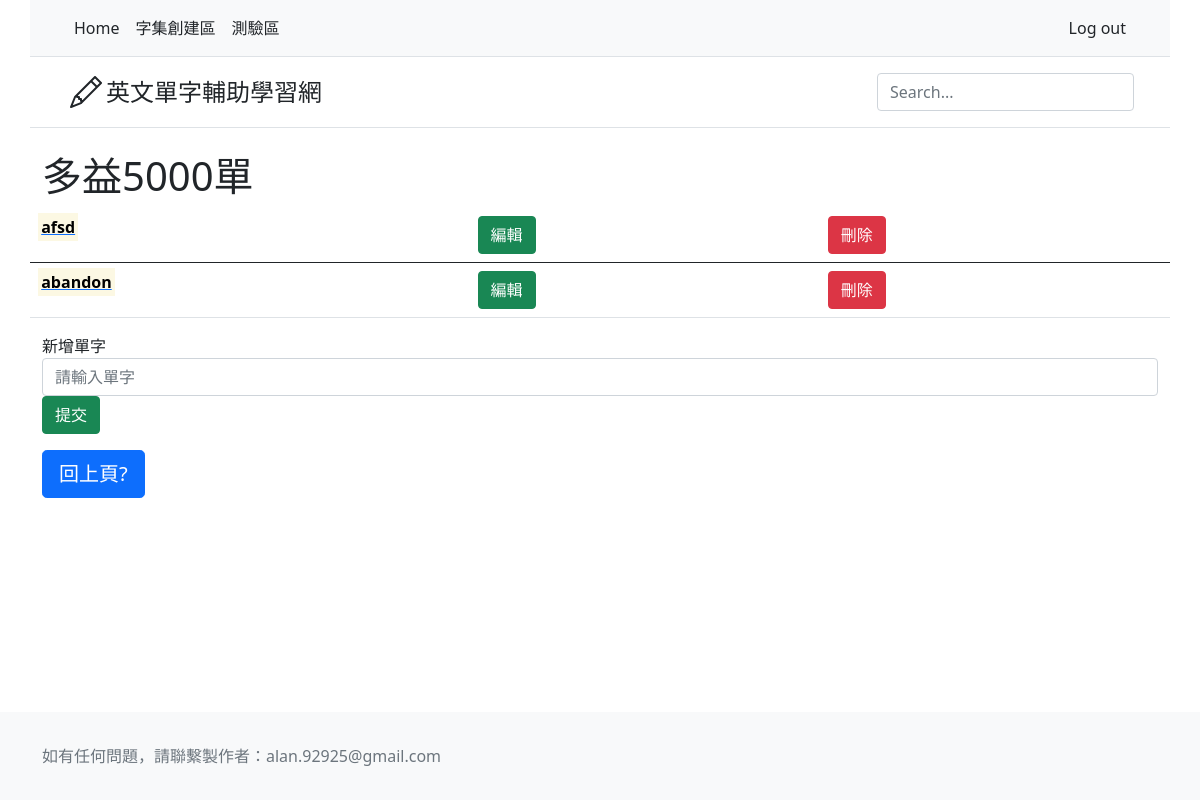
The page /words/WordEditor/voc/51/ (signed in) on the database as committed earlier.
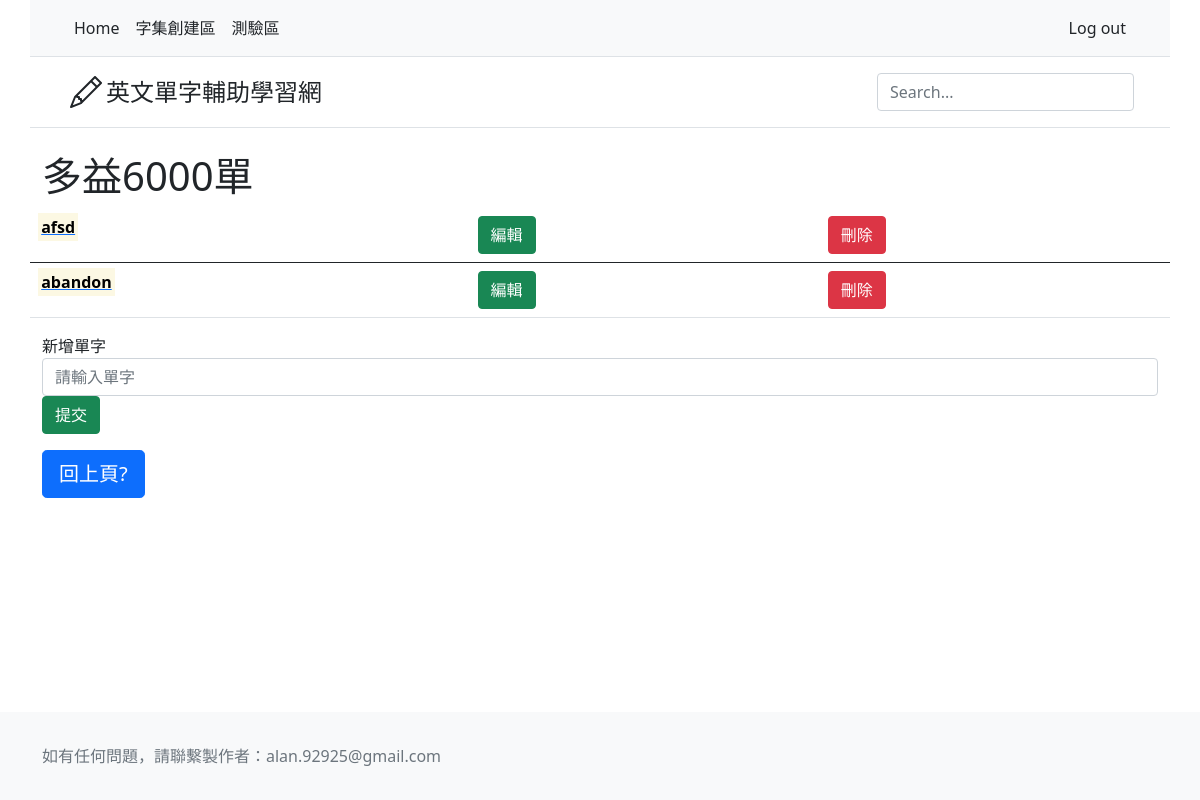
The same page on the database as committed later.
### words/models.py (models this page shows, shortened)
class CharacterSet(models.Model):
    set_name = models.CharField(max_length = 100)

class Vocabulary(models.Model):
    character_set = models.ForeignKey(CharacterSet, on_delete=models.CASCADE)
    english = models.CharField(max_length = 50)

### words/views.py (the view)
# urls.py: path('WordEditor/voc/<int:set_id>/', views.VocabularyEditor, name='VocabularyEditor'),
@login_required(login_url="Login")
def VocabularyEditor(request, set_id):
    object = get_object_or_404(CharacterSet, pk=set_id)
    Vocabulary_list = object.vocabulary_set.order_by('-pk')
    form = VocabularySetModelForm()
    context = {
        'Vocabulary_list': Vocabulary_list,
        'title': object.set_name,
        'Set_id': object.pk,
        'form': form
    }
    if request.user.is_authenticated:
        context['is_authenticated'] = request.user.is_authenticated
    return render(request, 'words/VocabularyEditor.html', context)

### words/forms.py
class VocabularySetModelForm(forms.ModelForm):
    class Meta:
        model = Vocabulary
        exclude = ['character_set']
        widgets = {
            'english': forms.TextInput(attrs={'class': 'form-control', 'placeholder': '請輸入單字', 'pattern': "[a-zA-Z]+$", 'title': '單字只可由英文大小寫組成'})
        }
        labels = {
            'english': '新增單字'
        }

### words/templates/words/VocabularyEditor.html (shortened to what this page needs)
{% extends 'base.html' %}
{% block reference %}
    {% load static %}
{% endblock %}
{% block headmessage %}
<h1>{{title}}</h1>
{% endblock %}
{% block content %}
    {% if Vocabulary_list %}
        <table class = "table">
            {% for Vocabulary in Vocabulary_list %}
                <tbody>
                    <tr>
                        <td><a href="{% url 'words:MeaningEditor' Vocabulary.pk %}"><strong><mark>{{Vocabulary.english}}</mark></strong></a></td>
                        <td id = "{{ Vocabulary.pk }}"><button type = "button" class = "btn btn-success" onclick="editVoc(this);">編輯</button></td>
                        <td id = "{{ Vocabulary.pk }}"><button type = "button" class = "btn btn-danger" onclick="delVoc(this);">刪除</button></td>
                    </tr>
                </tbody>
            {% endfor %}
        </table>
    {% else %}
        <h5>No Vocabulary are available.</h5>
    {% endif %}
    <form class = "form-inline" action="{% url 'words:AddVoc'%}" method="POST">
        <div class = "form-group">
            <label>{{ form.english.label }}</label>
            {{ form.english }}
        </div>
        <div class = "form-group">
            <button type="submit" class = "btn btn-success">提交</button>
        </div>
    </form>
    <p>
    <input type = "button" class = "btn btn-lg btn-primary" value="回上頁?" onclick="location.href='{% url 'words:CharacterSetEditor' %}'">
{% endblock %}

### words/templates/base.html (shortened to what this page needs)
<!DOCTYPE html class="h-100">
<html lang="en">
<head>
    {% load static %}
    <link href="{% static 'bootstrap/css/bootstrap.min.css' %}" rel="stylesheet" />
</head>
<body class="d-flex flex-column h-100">
    <div class = "container">
        <div class = "row">
            {% include 'header.html' %}
        </div>
        <div class = "row">
            {% block headmessage %} {% endblock %}
        </div>
        <div class = "row">
            {% block content %} {% endblock %}
        </div>
    </div>
    {% include 'footer.html' %}
</body>
</html>

### words/templates/header.html (shortened to what this page needs)
<nav class="py-2 bg-light border-bottom">
  <div class="container d-flex flex-wrap">
    <ul class="nav me-auto">
      {% if is_authenticated %}
        <li class="nav-item"><a href="/" class="nav-link link-dark px-2 active" aria-current="page">Home</a></li>
        <li class="nav-item"><a href="{% url 'words:CharacterSetEditor' %}" class="nav-link link-dark px-2">字集創建區</a></li>
        <li class="nav-item"><a href="#" class="nav-link link-dark px-2">測驗區</a></li>
      {% else %}
        <li class="nav-item"><a href="/" class="nav-link link-dark px-2 active" aria-current="page">Home</a></li>
      {% endif %}
    </ul>
    <ul class="nav">
      {% if is_authenticated %}
        <li class="nav-item"><a href="{% url 'log_out' %}" class="nav-link link-dark px-2">Log out</a></li>
      {% else %}
        <li class="nav-item"><a href="{% url 'Login' %}" class="nav-link link-dark px-2">Login</a></li>
        <li class="nav-item"><a href="{% url 'Sign_up' %}" class="nav-link link-dark px-2">Sign up</a></li>
      {% endif %}
    </ul>
  </div>
</nav>
<header class="py-3 mb-4 border-bottom">
  <div class="container d-flex flex-wrap justify-content-center">
    <a href="/" class="d-flex align-items-center mb-3 mb-lg-0 me-lg-auto text-dark text-decoration-none">
      <span class="fs-4">英文單字輔助學習網</span>
    </a>
    <form class="col-12 col-lg-auto mb-3 mb-lg-0">
      <input type="search" class="form-control" placeholder="Search..." aria-label="Search">
    </form>
  </div>
</header>

### words/templates/footer.html (shortened to what this page needs)
<footer class="footer mt-auto py-3 bg-light">
    <div class="container">
        <p><span class="text-muted">如有任何問題，請聯繫製作者：alan.92925@gmail.com</span></p>
    </div>
</footer>

Rows that differ between the two databases and show on the page:
changed CharacterSet: set_name "多益5000單" → "多益6000單"
